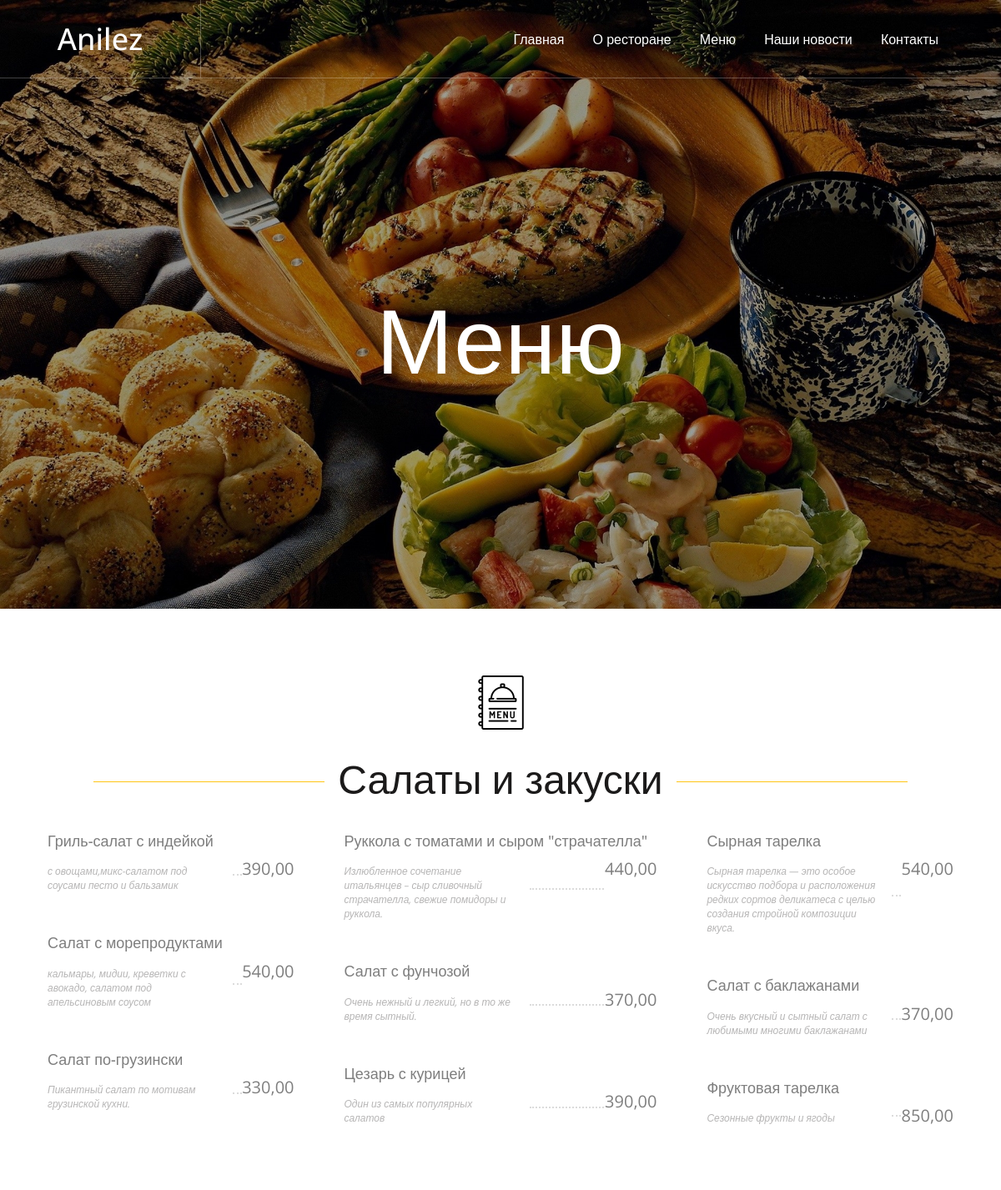
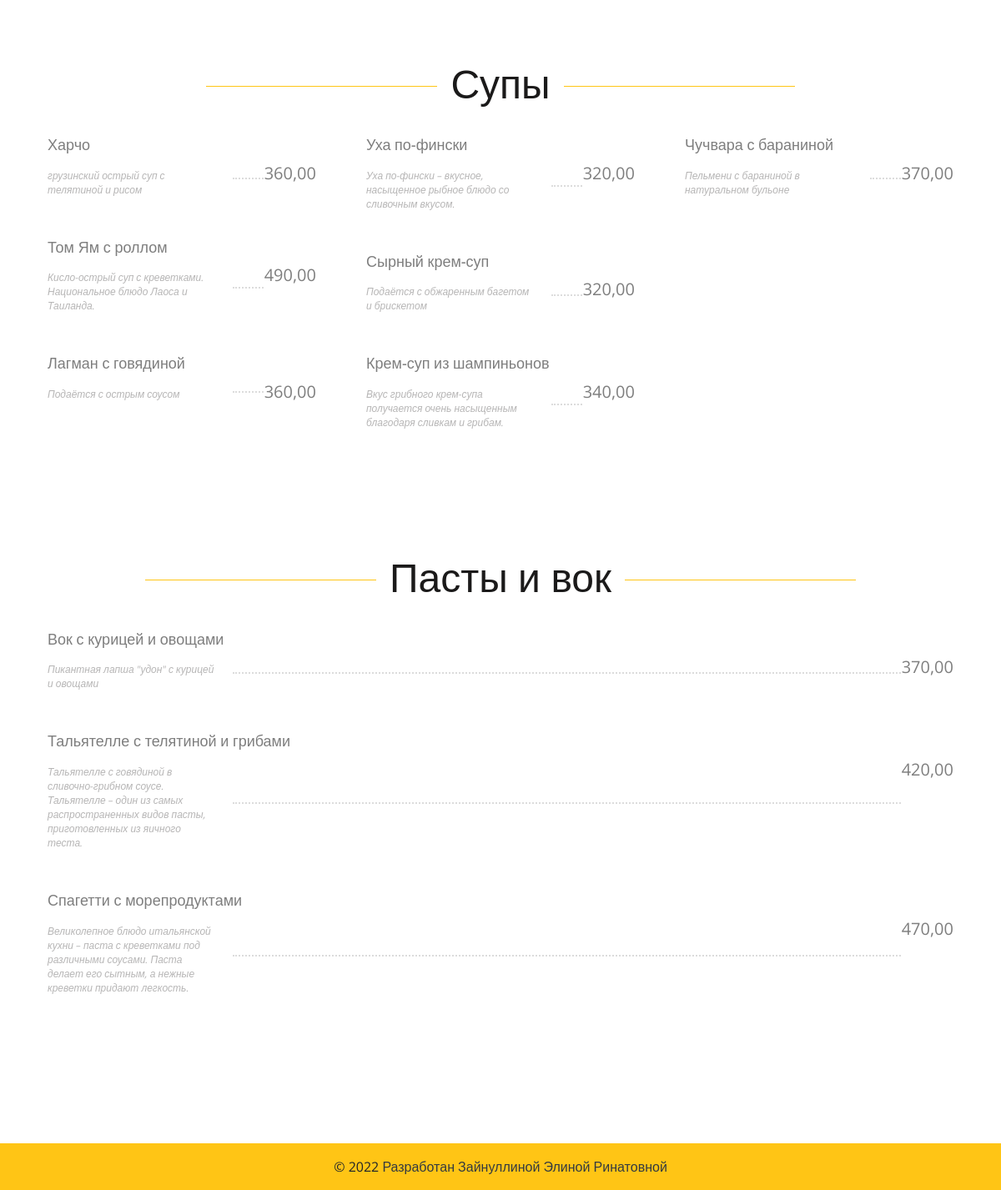
The app's page /menu/ with its own data (2 pictures, top to bottom).
### food/models.py (models this page shows, shortened)
class Category(MPTTModel):
    name = models.CharField(max_length=100)
    slug = models.SlugField(max_length=100)
    parent = TreeForeignKey(
        'self',
        related_name="children",
        on_delete=models.SET_NULL,
        null=True,
        blank=True
    )  # чтобы сделать подкатегории
    class MPTTMeta:
        order_insertion_by = ['name']

class Food(models.Model):
    title = models.CharField(max_length=200)
    text = models.CharField(max_length=300)
    description = models.TextField()
    category = models.ForeignKey(
        Category,
        related_name="food",
        on_delete=models.SET_NULL,
        null=True
    )
    price = models.DecimalField(
        max_digits=10,
        decimal_places=2,
        verbose_name='price')

### food/views.py (the view)
# urls.py: path('menu/', views.FoodListView.as_view(), name='menu'),
class FoodListView(ListView):
    model = Food
    template_name = 'menu.html'
    def get_context_data(self, **kwargs):
        context = super(FoodListView, self).get_context_data(**kwargs)
        context['categories'] = Category.objects.all()
        return context

### templates/menu.html
{% extends 'base.html' %}
{% load static %}
{% block content %}
	<section class="page-top-info set-bg" data-setbg="{% static 'img/page-top-bg/2.jpeg' %}">
		<div class="ptf-center">
			<div class="container">
				<h2>Меню</h2>
			</div>
		</div>
	</section>
	<section class="mp-menu-section spad">
		<div class="icon"><img src="{% static 'img/icon/menu.png' %}"></div>
		<div class="container">
			{% for category in categories %}
			<div class="section-title">
				<h2>{{category.name}}</h2>
			</div>
						<div class="menu-content">
								{% for food_item in category.food.all %}
									<div class="menu-item">
										<h5>{{food_item.title}}</h5>
										<div class="mi-meta">
											<p>{{food_item.text}}</p>
											<div class="menu-price">{{food_item.price}}</div>
										</div>
									</div>
								{% endfor %}
						</div>
				{% endfor %}
		</div>
	</section>
{% endblock content %}

### static/css/style.css (style rules this page uses)
html, body { height: 100%; font-family: 'Open Sans', sans-serif; }
h1, h2, h3, h4, h5, h6 { margin: 0; color: #1b1a1a; }
h2 { font-size: 36px; }
h5 { font-size: 18px; }
p { font-size: 18px; color: #7e7e7e; line-height: 2; }
img { max-width: 100%; }
.section-title { text-align: center; margin-bottom: 75px; }
.section-title h2 { font-size: 48px; position: relative; display: inline-block; padding: 0 16px; }
.section-title h2:after, .section-title h2:before { position: absolute; content: ""; width: 277px; height: 1px; background: #ffc515; top: 32px; }
.section-title h2:before { left: 100%; }
.section-title h2:after { right: 100%; }
.set-bg { background-repeat: no-repeat; background-size: cover; background-position: top center; }
.spad { padding-top: 110px; padding-bottom: 115px; }
.icon { text-align: center; margin-top:-30px; margin-bottom: 30px; }
.page-top-info { height: 730px; text-align: center; display: table; width: 100%; }
.page-top-info .ptf-center { display: table-cell; vertical-align: middle; }
.page-top-info h2 { padding-top: 80px; line-height: normal; font-size: 110px; color: #fff; }
.section-title { margin-bottom: 35px; }
.menu-item { margin-bottom: 35px; }
.menu-content { height: 500px; width: 100%; display: flex; flex-wrap: wrap; flex-direction: column; justify-content: flex-start; flex-basis: 300px; }
.menu-item { margin:0px 30px 50px; }
.menu-item h5 { color: #7e7e7e; margin-bottom: 8px; }
.menu-item p { font-size: 12px; line-height: normal; display: table-cell; width: 222px; padding-right: 18px; font-style: italic; color: #b6b5b5; }
.menu-item .mi-meta { display: table; width: 100%; }
.menu-item .menu-price { display: table-cell; color: #7e7e7e; text-align: right; position: relative; font-size: 20px; }
.menu-item .menu-price:after { position: absolute; content: ""; width: calc(100% - 63px); left: 0; top: 50%; margin-top: -1px; border-bottom: 2px dotted #dcdcdc; }
@media (min-width: 1200px) { .container { max-width: 1176px; } }

### records on screen
Category: name "Салаты и закуски"
Food: title "Гриль-салат с индейкой", text "с овощами,микс-салатом под соусами песто и бальзамик", price "390,00"
Food: title "Салат с морепродуктами", text "кальмары, мидии, креветки с авокадо, салатом под апельсиновым соусом", price "540,00"
Food: title "Салат по-грузински", text "Пикантный салат по мотивам грузинской кухни.", price "330,00"
Food: title "Руккола с томатами и сыром \"страчателла\"", text "Излюбленное сочетание итальянцев – сыр сливочный страчателла, свежие помидоры и руккола.", price "440,00"
Food: title "Салат с фунчозой", text "Очень нежный и легкий, но в то же время сытный.", price "370,00"
Food: title "Цезарь с курицей", text "Один из самых популярных салатов", price "390,00"
Food: title "Сырная тарелка", text "Сырная тарелка — это особое искусство подбора и расположения редких сортов деликатеса с целью создания стройной композиции вкуса.", price "540,00"
Food: title "Салат с баклажанами", text "Очень вкусный и сытный салат с любимыми многими баклажанами", price "370,00"
Food: title "Фруктовая тарелка", text "Сезонные фрукты и ягоды", price "850,00"
Category: name "Супы"
Food: title "Харчо", text "грузинский острый суп с телятиной и рисом", price "360,00"
Food: title "Том Ям с роллом", text "Кисло-острый суп с креветками. Национальное блюдо Лаоса и Таиланда.", price "490,00"
Food: title "Лагман с говядиной", text "Подаётся с острым соусом", price "360,00"
Food: title "Уха по-фински", text "Уха по-фински – вкусное, насыщенное рыбное блюдо со сливочным вкусом.", price "320,00"
Food: title "Сырный крем-суп", text "Подаётся с обжаренным багетом и брискетом", price "320,00"
Food: title "Крем-суп из шампиньонов", text "Вкус грибного крем-супа получается очень насыщенным благодаря сливкам и грибам.", price "340,00"
Food: title "Чучвара с бараниной", text "Пельмени с бараниной в натуральном бульоне", price "370,00"
Category: name "Пасты и вок"
Food: title "Вок с курицей и овощами", text "Пикантная лапша \"удон\" с курицей и овощами", price "370,00"
Food: title "Тальятелле с телятиной и грибами", text "Тальятелле с говядиной в сливочно-грибном соусе. Тальятелле – один из самых распространенных видов пасты, приготовленных из яичного теста.", price "420,00"
Food: title "Спагетти с морепродуктами", text "Великолепное блюдо итальянской кухни – паста с креветками под различными соусами. Паста делает его сытным, а нежные креветки придают легкость.", price "470,00"
